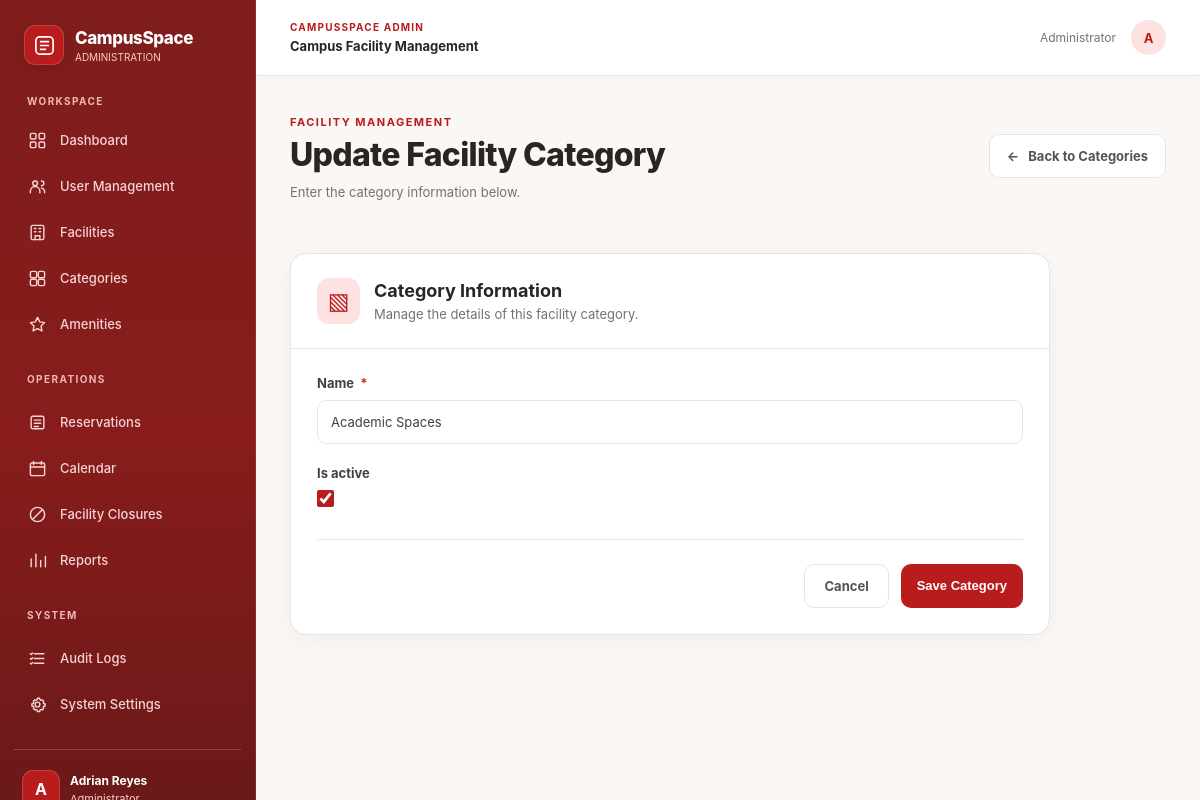
Page /manage/categories/1/edit/ (signed in) on the committed database.
### Reservation/models.py (models this page shows, shortened)
class User(AbstractUser):
    ROLE_CHOICES = [
        ('BASIC_USER', 'Basic User'),
        ('ADMIN', 'Admin'),
    ]
    role = models.CharField(
        max_length=10,
        choices=ROLE_CHOICES,
        default='BASIC_USER'
    )
    department = models.CharField(
        max_length=100,
        blank=True
    )
    contact_number = models.CharField(
        max_length=20,
        blank=True
    )
    objects = UserManager()

class FacilityCategory(models.Model):
    name = models.CharField(
        max_length=100,
        unique=True
    )
    is_active = models.BooleanField(
        default=True
    )

### Reservation/views.py (the view)
@admin_required
def category_update(request, category_id):
    category = get_object_or_404(
        FacilityCategory,
        pk=category_id
    )
    if request.method == 'POST':
        form = FacilityCategoryForm(
            request.POST,
            instance=category
        )
        if form.is_valid():
            category = form.save()
            create_audit_log(
                actor=request.user,
                action='CATEGORY_UPDATED',
                reference=f'Category #{category.pk}',
                description=category.name
            )
            messages.success(
                request,
                'Facility category updated successfully.'
            )
            return redirect('category_list')
    else:
        form = FacilityCategoryForm(
            instance=category
        )
    return render(
        request,
        'Reservation/admin/facilities/CategoryForm.html',
        {
            'form': form,
            'page_title': 'Update Facility Category',
        }
    )

### Reservation/forms.py (shortened to what this page needs)
class FacilityCategoryForm(forms.ModelForm):
    class Meta:
        model = FacilityCategory
        fields = [
            'name',
            'is_active',
        ]

### templates/Reservation/admin/facilities/CategoryForm.html (shortened to what this page needs)
{% extends 'Reservation/admin/AdminBase.html' %}
{% block content %}
<div class="master-form-page">
    <div class="master-form-header">
        <div>
            <span class="page-eyebrow">FACILITY MANAGEMENT</span>
            <h1>{{ page_title }}</h1>
            <p>Enter the category information below.</p>
        </div>
        <a href="{% url 'category_list' %}"
           class="master-back-button">
            <span aria-hidden="true">←</span>
            Back to Categories
        </a>
    </div>
    <section class="master-form-card">
        <div class="master-form-card-heading">
            <div class="master-form-icon" aria-hidden="true">▧</div>
            <div>
                <h2>Category Information</h2>
                <p>Manage the details of this facility category.</p>
            </div>
        </div>
        <form method="post" class="master-detail-form">
            {% for field in form %}
                <div class="master-form-group">
                    <label for="{{ field.id_for_label }}">
                        {{ field.label }}
                        {% if field.field.required %}
                            <span class="master-required">*</span>
                        {% endif %}
                    </label>
                    <div class="master-field-control">
                        {{ field }}
                    </div>
                </div>
            {% endfor %}
            <div class="master-form-footer">
                <a href="{% url 'category_list' %}"
                   class="master-cancel-button">
                    Cancel
                </a>
                <button type="submit" class="master-save-button">
                    Save Category
                </button>
            </div>
        </form>
    </section>
</div>
{% endblock %}

### templates/Reservation/admin/AdminBase.html (shortened to what this page needs)
{% load static %}
<!DOCTYPE html>
<html lang="en">
<head>
    <link rel="stylesheet" href="{% static 'Reservation/css/admin/admin.css' %}">
</head>
<body class="admin-page">
<div class="layout">
    <aside class="sidebar" id="admin-sidebar">
        <div class="sidebar-brand">
            <div class="sidebar-brand-icon">
                <svg viewBox="0 0 24 24"
                     fill="none"
                     stroke="currentColor"
                     stroke-width="1.8"
                     stroke-linecap="round"
                     stroke-linejoin="round"
                     aria-hidden="true">
                    <rect x="3" y="3" width="18" height="18" rx="4"/>
                    <path d="M8 8h8M8 12h8M8 16h5"/>
                </svg>
            </div>
            <div class="sidebar-brand-text">
                <strong>CampusSpace</strong>
                <span>ADMINISTRATION</span>
            </div>
        </div>
        <div class="sidebar-section-label">WORKSPACE</div>
        <nav class="sidebar-nav" aria-label="Admin navigation">
            <a href="{% url 'admin_dashboard' %}"
               class="nav-link {% if request.resolver_match.url_name == 'admin_dashboard' %}active{% endif %}">
                <span class="nav-icon" aria-hidden="true">
                </span>
                <span>Dashboard</span>
            </a>
            <a href="{% url 'user_management' %}"
               class="nav-link {% if request.resolver_match.url_name == 'user_management' %}active{% endif %}">
                <span class="nav-icon" aria-hidden="true">
                    <svg viewBox="0 0 24 24" fill="none"
                         stroke="currentColor" stroke-width="1.8"
                         stroke-linecap="round" stroke-linejoin="round">
                        <circle cx="9" cy="8" r="3"/>
                        <path d="M3 20v-2a6 6 0 0 1 12 0v2"/>
                        <path d="M17 5a3 3 0 0 1 0 6M17 14a5 5 0 0 1 4 5v1"/>
                    </svg>
                </span>
                <span>User Management</span>
            </a>
            <a href="{% url 'facility_list' %}"
               class="nav-link {% if request.resolver_match.url_name == 'facility_list' %}active{% endif %}">
                <span class="nav-icon" aria-hidden="true">
                    <svg viewBox="0 0 24 24" fill="none"
                         stroke="currentColor" stroke-width="1.8"
                         stroke-linecap="round" stroke-linejoin="round">
                        <rect x="4" y="3" width="16" height="18" rx="2"/>
                        <path d="M9 21v-5h6v5M8 7h2m4 0h2M8 11h2m4 0h2"/>
                    </svg>
                </span>
                <span>Facilities</span>
            </a>
            <a href="{% url 'category_list' %}"
               class="nav-link {% if request.resolver_match.url_name == 'category_list' %}active{% endif %}">
                <span class="nav-icon" aria-hidden="true">
                </span>
                <span>Categories</span>
            </a>
            <a href="{% url 'amenity_list' %}"
               class="nav-link {% if request.resolver_match.url_name == 'amenity_list' %}active{% endif %}">
                <span class="nav-icon" aria-hidden="true">
                    <svg viewBox="0 0 24 24" fill="none"
                         stroke="currentColor" stroke-width="1.8"
                         stroke-linecap="round" stroke-linejoin="round">
                        <path d="m12 3 2.8 5.7L21 9.6l-4.5 4.4 1.1 6.2L12 17.3l-5.6 2.9 1.1-6.2L3 9.6l6.2-.9L12 3Z"/>
                    </svg>
                </span>
                <span>Amenities</span>
            </a>
            <div class="sidebar-section-label sidebar-section-inner">
                OPERATIONS
            </div>
            <a href="{% url 'reservation_queue' %}"
               class="nav-link {% if request.resolver_match.url_name == 'reservation_queue' %}active{% endif %}">
                <span class="nav-icon" aria-hidden="true">
                    <svg viewBox="0 0 24 24" fill="none"
                         stroke="currentColor" stroke-width="1.8"
                         stroke-linecap="round" stroke-linejoin="round">
                        <rect x="4" y="4" width="16" height="16" rx="2"/>
                        <path d="M8 9h8M8 13h8M8 17h5"/>
                    </svg>
                </span>
                <span>Reservations</span>
            </a>
            <a href="{% url 'admin_calendar' %}"
               class="nav-link {% if request.resolver_match.url_name == 'admin_calendar' %}active{% endif %}">
                <span class="nav-icon" aria-hidden="true">
                    <svg viewBox="0 0 24 24" fill="none"
                         stroke="currentColor" stroke-width="1.8"
                         stroke-linecap="round" stroke-linejoin="round">
                        <rect x="3" y="5" width="18" height="16" rx="2"/>
                        <path d="M7 3v4M17 3v4M3 10h18"/>
                    </svg>
                </span>
                <span>Calendar</span>
            </a>
            <a href="{% url 'closure_list' %}"
               class="nav-link {% if request.resolver_match.url_name == 'closure_list' %}active{% endif %}">
                <span class="nav-icon" aria-hidden="true">
                    <svg viewBox="0 0 24 24" fill="none"
                         stroke="currentColor" stroke-width="1.8"
                         stroke-linecap="round" stroke-linejoin="round">
                        <circle cx="12" cy="12" r="9"/>
                        <path d="M6 18 18 6"/>
                    </svg>
                </span>
                <span>Facility Closures</span>
            </a>
            <a href="{% url 'reports' %}"
               class="nav-link {% if request.resolver_match.url_name == 'reports' %}active{% endif %}">
                <span class="nav-icon" aria-hidden="true">
                    <svg viewBox="0 0 24 24" fill="none"
                         stroke="currentColor" stroke-width="1.8"
                         stroke-linecap="round" stroke-linejoin="round">
                        <path d="M4 20V10M10 20V4M16 20v-8M22 20V7"/>
                    </svg>
                </span>
                <span>Reports</span>
            </a>
            <div class="sidebar-section-label sidebar-section-inner">
                SYSTEM
            </div>
            <a href="{% url 'audit_logs' %}"
               class="nav-link {% if request.resolver_match.url_name == 'audit_logs' %}active{% endif %}">
                <span class="nav-icon" aria-hidden="true">
                    <svg viewBox="0 0 24 24" fill="none"
                         stroke="currentColor" stroke-width="1.8"
                         stroke-linecap="round" stroke-linejoin="round">
                        <path d="M8 6h12M8 12h12M8 18h12"/>
                        <path d="m3 6 1 1 2-2M3 12l1 1 2-2M3 18l1 1 2-2"/>
                    </svg>
                </span>
                <span>Audit Logs</span>
            </a>
            <a href="{% url 'system_settings' %}"
               class="nav-link {% if request.resolver_match.url_name == 'system_settings' %}active{% endif %}">
                <span class="nav-icon" aria-hidden="true">
                </span>
                <span>System Settings</span>
            </a>
        </nav>
        <div class="sidebar-bottom">
            <div class="sidebar-profile">
                <div class="profile-avatar">
                    {{ request.user.first_name|default:request.user.username|slice:":1"|upper }}
                </div>
                <div class="profile-info">
                    <strong>
                        {{ request.user.get_full_name|default:request.user.username }}
                    </strong>
                    <span>Administrator</span>
                </div>
            </div>
        </div>
    </aside>
    <div class="main-shell">
        <header class="topbar">
            <div class="topbar-left">
                <div class="topbar-heading">
                    <span class="topbar-eyebrow">CAMPUSSPACE ADMIN</span>
                    <strong>Campus Facility Management</strong>
                </div>
            </div>
            <div class="topbar-right">
                <span class="topbar-role">Administrator</span>
                <div class="topbar-avatar">
                    {{ request.user.first_name|default:request.user.username|slice:":1"|upper }}
                </div>
            </div>
        </header>
        <main class="content">
            {% block content %}{% endblock %}
        </main>
    </div>
</div>
</body>
</html>

### rows in the picture
User: user.first_name "A", user.get_full_name "Adrian Reyes"
FacilityCategory: form "Academic Spaces" "☑"

### other values in the picture
{{ page_title }} "Update Facility Category"
{{ field.label }} "Name" "Is active"
